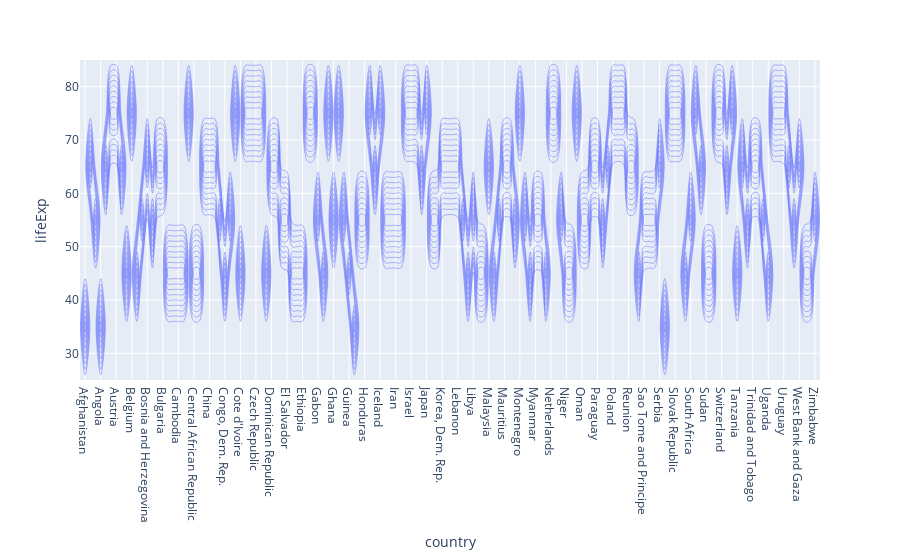

Notebook code for this chart:
### Code cell
fig=px.density_contour(df.groupby("country")['lifeExp'].mean(),y="lifeExp")
fig.show()

### Figure 1 — Plotly figure (JSON) as saved in the notebook; plotly's stock layout.template omitted (floating-point values rounded to 4 significant figures; data arrays with more than 128 entries replaced by an {"elided": "..."} marker saying what was removed)
{"data": [{"contours": {"coloring": "none"}, "hovertemplate": "country=%{x}<br>lifeExp=%{y}<br>count=%{z}<extra></extra>", "legendgroup": "", "line": {"color": "#636efa"}, "name": "", "showlegend": false, "type": "histogram2dcontour", "x": {"elided": "142 str values"}, "xaxis": "x", "xbingroup": "x", "y": {"elided": "142 float values"}, "yaxis": "y", "ybingroup": "y"}], "layout": {"legend": {"tracegroupgap": 0}, "margin": {"t": 60}, "xaxis": {"anchor": "y", "domain": [0, 1], "title": {"text": "country"}}, "yaxis": {"anchor": "x", "domain": [0, 1], "title": {"text": "lifeExp"}}}}
